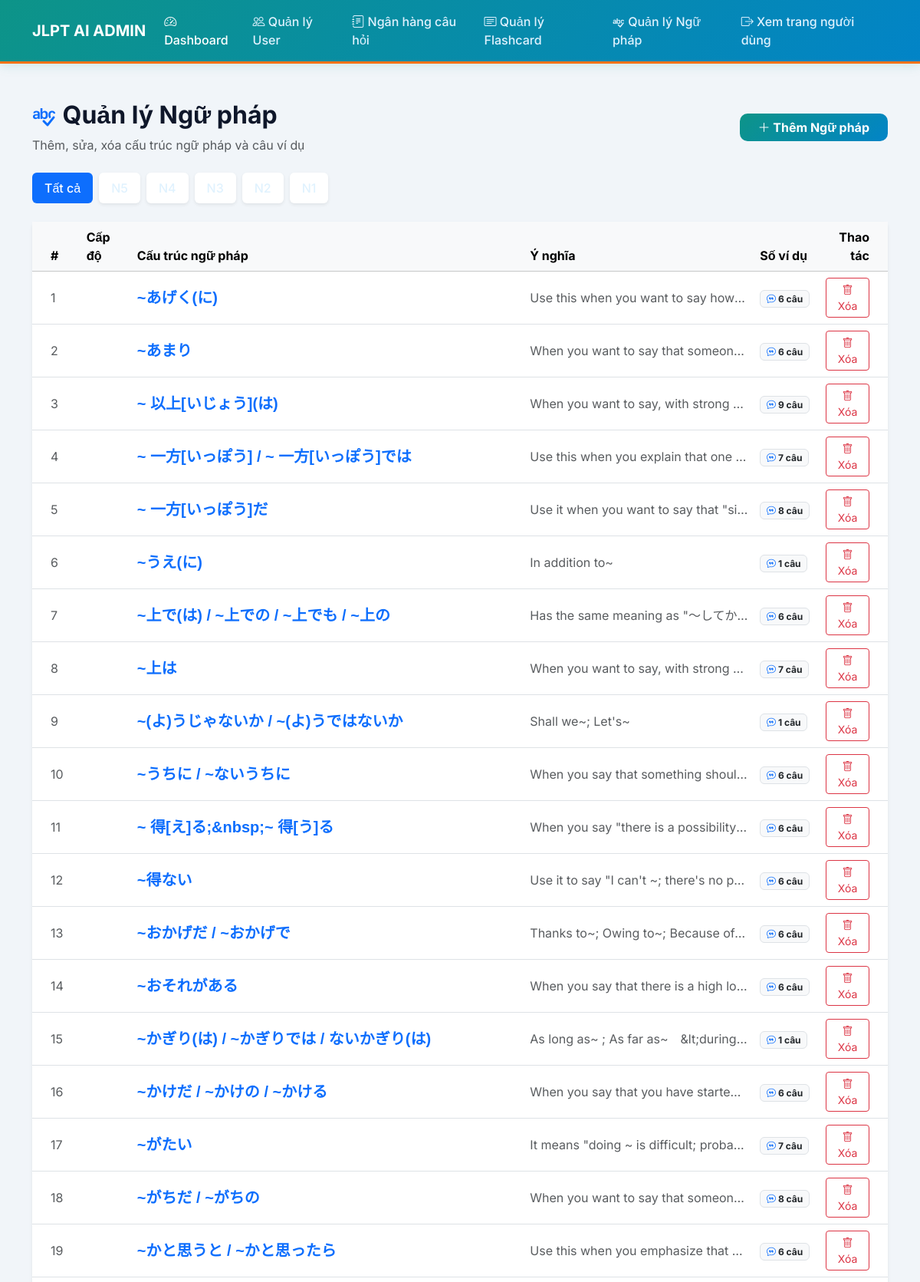
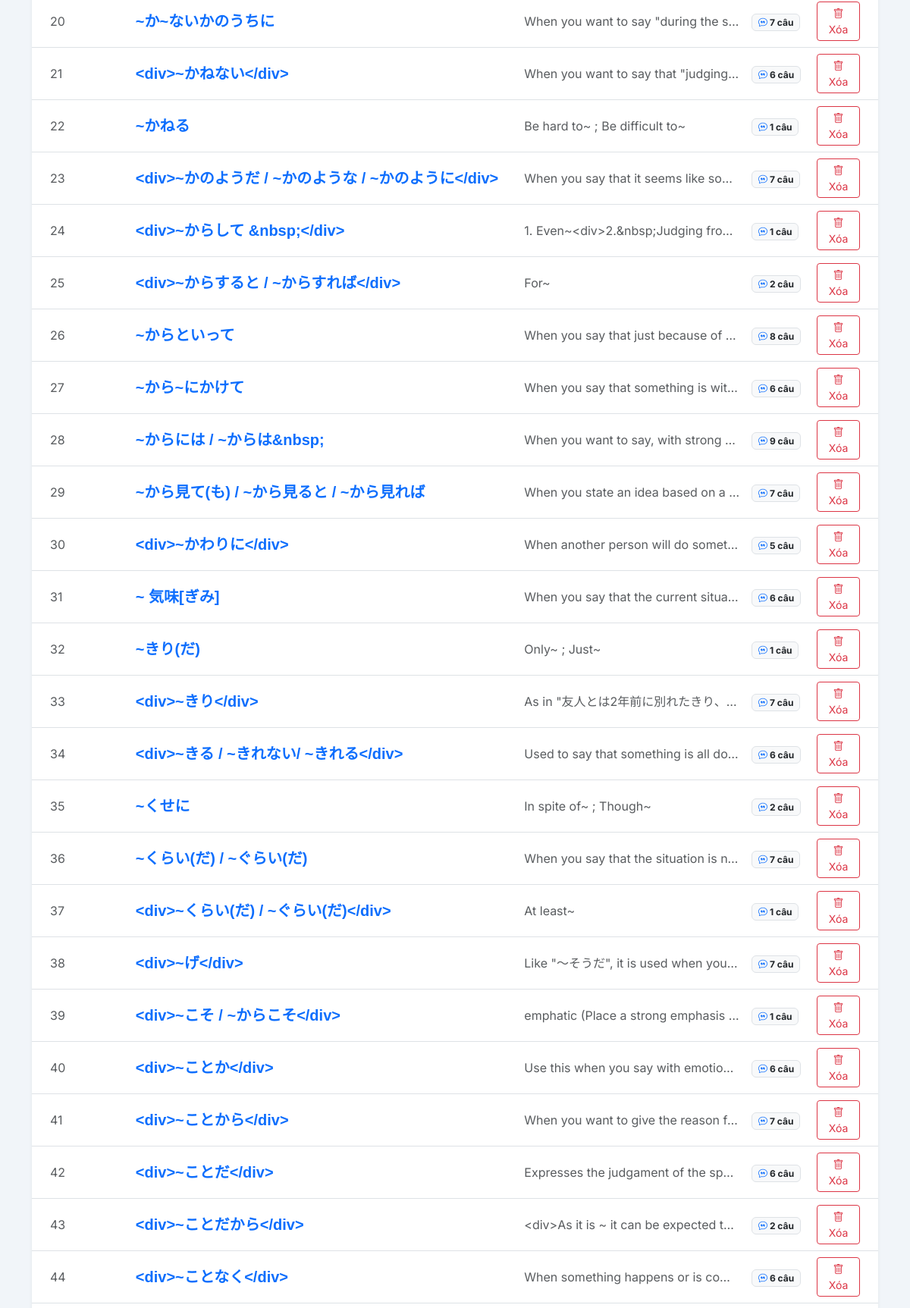
Page /adm/nguphap.php (upper part) on the committed database (2 pictures, top to bottom).
### tables this page shows
CREATE TABLE grammar_lessons (
    id INT AUTO_INCREMENT PRIMARY KEY COMMENT 'Khóa chính bài học ngữ pháp',
    structure_name VARCHAR(255) NOT NULL COMMENT 'Tên cấu trúc ngữ pháp (VD: ～に違いない)',
    meaning TEXT NOT NULL COMMENT 'Ý nghĩa của cấu trúc',
    usage_rules TEXT NOT NULL COMMENT 'Cách dùng, hoàn cảnh sử dụng',
    examples JSON COMMENT 'Lưu mảng JSON chứa các ví dụ (Nhật - Việt) để dễ dàng thao tác',
    level ENUM('N5', 'N4', 'N3', 'N2') NOT NULL COMMENT 'Cấp độ JLPT',
    created_at TIMESTAMP DEFAULT CURRENT_TIMESTAMP
);

### adm/nguphap.php (the view, shortened to what this page needs)
<?php
$grammars = [];
try {
    if (isset($pdo)) {
        $filter_lvl = $_GET['level'] ?? null;
        if ($filter_lvl && in_array($filter_lvl, ['N5', 'N4', 'N3', 'N2', 'N1'])) {
            $stmt = $pdo->prepare("SELECT * FROM grammar_lessons WHERE level = ? ORDER BY created_at DESC");
            $stmt->execute([$filter_lvl]);
        } else {
            $stmt = $pdo->query("SELECT * FROM grammar_lessons ORDER BY level ASC, created_at DESC");
        }
        $grammars = $stmt->fetchAll(PDO::FETCH_ASSOC);
    }
} catch (Exception $e) {
    $error = "Lỗi truy vấn CSDL: " . $e->getMessage();
}
?>
<!DOCTYPE html>
<html lang="vi">
<head>
    <link href="https://cdn.jsdelivr.net/npm/bootstrap@5.3.2/dist/css/bootstrap.min.css" rel="stylesheet">
    <link rel="stylesheet" href="https://cdn.jsdelivr.net/npm/bootstrap-icons@1.11.1/font/bootstrap-icons.css">
</head>
<body>
<?php include 'headadm_nav.php'; ?>
<div class="container py-4">
    <div class="d-flex justify-content-between align-items-center mb-4">
        <div>
            <h2 class="fw-bold"><i class="bi bi-spellcheck text-primary"></i> Quản lý Ngữ pháp</h2>
            <p class="text-muted mb-0">Thêm, sửa, xóa cấu trúc ngữ pháp và câu ví dụ</p>
        </div>
        <a href="add_nguphap.php" class="btn btn-primary fw-bold px-4" style="background: var(--primary-gradient); border: none; border-radius: 10px;">
            <i class="bi bi-plus-lg"></i> Thêm Ngữ pháp
        </a>
    </div>
    <ul class="nav nav-pills mb-4 gap-2">
        <li class="nav-item">
            <a class="nav-link <?php echo !$filter_lvl ? 'active' : 'bg-white text-dark shadow-sm'; ?>" href="nguphap.php">Tất cả</a>
        </li>
        <?php foreach(['N5','N4','N3','N2','N1'] as $l): ?>
        <li class="nav-item">
            <a class="nav-link <?php echo $filter_lvl == $l ? 'active' : 'bg-white text-dark shadow-sm'; ?>" href="nguphap.php?level=<?php echo $l; ?>"><?php echo $l; ?></a>
        </li>
        <?php endforeach; ?>
    </ul>
    <div class="card shadow-sm border-0">
        <div class="card-body p-0">
            <div class="table-responsive">
                <table class="table table-hover align-middle mb-0">
                    <thead class="table-light">
                        <tr>
                            <th class="ps-4">#</th>
                            <th>Cấp độ</th>
                            <th>Cấu trúc ngữ pháp</th>
                            <th>Ý nghĩa</th>
                            <th>Số ví dụ</th>
                            <th class="text-end pe-4">Thao tác</th>
                        </tr>
                    </thead>
                    <tbody>
                        <?php if (empty($grammars)): ?>
                        <tr>
                            <td colspan="6" class="text-center py-5 text-muted">Không có dữ liệu cấu trúc ngữ pháp nào.</td>
                        </tr>
                        <?php else: ?>
                            <?php foreach ($grammars as $index => $g): ?>
                            <?php
                                $examples = json_decode($g['examples'], true);
                                $ex_count = is_array($examples) ? count($examples) : 0;
                            ?>
                            <tr>
                                <td class="ps-4 text-muted"><?php echo $index + 1; ?></td>
                                <td>
                                </td>
                                <td><span class="fw-bold fs-5 text-primary jap-text"><?php echo htmlspecialchars($g['structure_name']); ?></span></td>
                                <td class="text-muted text-truncate" style="max-width: 300px;"><?php echo htmlspecialchars($g['meaning']); ?></td>
                                <td><span class="badge bg-light text-dark border"><i class="bi bi-chat-quote text-primary"></i> <?php echo $ex_count; ?> câu</span></td>
                                <td class="text-end pe-4">
                                    <a href="nguphap.php?delete_id=<?php echo $g['id']; ?>" class="btn btn-sm btn-outline-danger" onclick="return confirm('Bạn chắc chắn xóa ngữ pháp này không?');">
                                        <i class="bi bi-trash"></i> Xóa
                                    </a>
                                </td>
                            </tr>
                            <?php endforeach; ?>
                        <?php endif; ?>
                    </tbody>
                </table>
            </div>
        </div>
    </div>
</div>
</body>
</html>

### adm/nguphap.php (style rules this page uses)
:root { --primary-color: #0d9488; --primary-gradient: linear-gradient(135deg, #0d9488 0%, #0284c7 100%); --accent-color: #f97316; --text-main: #0f172a; --bg-body: #f1f5f9; }
body { font-family: 'Inter', 'Noto Sans JP', sans-serif; background-color: var(--bg-body); color: var(--text-main); min-height: 100vh; }
.nav-link { font-weight: 500; color: #e0f2fe !important; }
.nav-link:hover, .nav-link.active { color: #ffffff !important; }
.jap-text { font-family: 'Noto Sans JP', sans-serif; }

### rows in the picture
grammar_lessons: structure_name "~あげく(に)", meaning "Use this when you want to say how…", examples "6"
grammar_lessons: structure_name "~あまり", meaning "When you want to say that someon…", examples "6"
grammar_lessons: structure_name "~ 以上[いじょう](は)", meaning "When you want to say, with strong…", examples "9"
grammar_lessons: structure_name "~ 一方[いっぽう] / ~ 一方[いっぽう]では", meaning "Use this when you explain that one…", examples "7"
grammar_lessons: structure_name "~ 一方[いっぽう]だ", meaning "Use it when you want to say that \"s…", examples "8"
grammar_lessons: structure_name "~うえ(に)", meaning "In addition to~", examples "1"
grammar_lessons: structure_name "~上で(は) / ~上での / ~上でも / ~上の", meaning "Has the same meaning as \"～してか…", examples "6"
grammar_lessons: structure_name "~上は", meaning "When you want to say, with strong…", examples "7"
grammar_lessons: structure_name "~(よ)うじゃないか / ~(よ)うではないか", meaning "Shall we~; Let's~", examples "1"
grammar_lessons: structure_name "~うちに / ~ないうちに", meaning "When you say that something shoul…", examples "6"
grammar_lessons: structure_name "~ 得[え]る;&nbsp;~ 得[う]る", meaning "When you say \"there is a possibility…", examples "6"
grammar_lessons: structure_name "~得ない", meaning "Use it to say \"I can't ~; there's no p…", examples "6"
grammar_lessons: structure_name "~おかげだ / ~おかげで", meaning "Thanks to~; Owing to~; Because of…", examples "6"
grammar_lessons: structure_name "~おそれがある", meaning "When you say that there is a high lo…", examples "6"
grammar_lessons: structure_name "~かぎり(は) / ~かぎりでは / ないかぎり(は)", meaning "As long as~ ; As far as~ &lt;during…", examples "1"
grammar_lessons: structure_name "~かけだ / ~かけの / ~かける", meaning "When you say that you have starte…", examples "6"
grammar_lessons: structure_name "~がたい", meaning "It means \"doing ~ is difficult; proba…", examples "7"
grammar_lessons: structure_name "~がちだ / ~がちの", meaning "When you want to say that someon…", examples "8"
grammar_lessons: structure_name "~かと思うと / ~かと思ったら", meaning "Use this when you emphasize that…", examples "6"
grammar_lessons: structure_name "~か~ないかのうちに", meaning "When you want to say \"during the s…", examples "7"
grammar_lessons: structure_name "<div>~かねない</div>", meaning "When you want to say that \"judging…", examples "6"
grammar_lessons: structure_name "~かねる", meaning "Be hard to~ ; Be difficult to~", examples "1"
grammar_lessons: structure_name "<div>~かのようだ / ~かのような / ~かのように</div>", meaning "When you say that it seems like so…", examples "7"
grammar_lessons: structure_name "<div>~からして &nbsp;</div>", meaning "1. Even~<div>2.&nbsp;Judging fro…", examples "1"
grammar_lessons: structure_name "<div>~からすると / ~からすれば</div>", meaning "For~", examples "2"
grammar_lessons: structure_name "~からといって", meaning "When you say that just because of…", examples "8"
grammar_lessons: structure_name "~から~にかけて", meaning "When you say that something is wit…", examples "6"
grammar_lessons: structure_name "~からには / ~からは&nbsp;", meaning "When you want to say, with strong…", examples "9"
grammar_lessons: structure_name "~から見て(も) / ~から見ると / ~から見れば", meaning "When you state an idea based on a…", examples "7"
grammar_lessons: structure_name "<div>~かわりに</div>", meaning "When another person will do somet…", examples "5"
grammar_lessons: structure_name "~ 気味[ぎみ]", meaning "When you say that the current situa…", examples "6"
grammar_lessons: structure_name "~きり(だ)", meaning "Only~ ; Just~", examples "1"
grammar_lessons: structure_name "<div>~きり</div>", meaning "As in \"友人とは2年前に別れたきり、…", examples "7"
grammar_lessons: structure_name "<div>~きる / ~きれない/ ~きれる</div>", meaning "Used to say that something is all do…", examples "6"
grammar_lessons: structure_name "~くせに", meaning "In spite of~ ; Though~", examples "2"
grammar_lessons: structure_name "~くらい(だ) / ~ぐらい(だ)", meaning "When you say that the situation is n…", examples "7"
grammar_lessons: structure_name "<div>~くらい(だ) / ~ぐらい(だ)</div>", meaning "At least~", examples "1"
grammar_lessons: structure_name "<div>~げ</div>", meaning "Like \"～そうだ\", it is used when you…", examples "7"
grammar_lessons: structure_name "<div>~こそ / ~からこそ</div>", meaning "emphatic (Place a strong emphasis…", examples "1"
grammar_lessons: structure_name "<div>~ことか</div>", meaning "Use this when you say with emotio…", examples "6"
grammar_lessons: structure_name "<div>~ことから</div>", meaning "When you want to give the reason f…", examples "7"
grammar_lessons: structure_name "<div>~ことだ</div>", meaning "Expresses the judgament of the sp…", examples "6"
grammar_lessons: structure_name "<div>~ことだから</div>", meaning "<div>As it is ~ it can be expected t…", examples "2"
grammar_lessons: structure_name "<div>~ことなく</div>", meaning "When something happens or is co…", examples "6"
